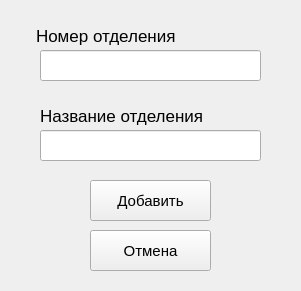
<?xml version="1.0" encoding="UTF-8"?>
<ui version="4.0">
 <class>MainWindow</class>
 <widget class="QMainWindow" name="MainWindow">
  <property name="geometry">
   <rect>
    <x>0</x>
    <y>0</y>
    <width>301</width>
    <height>291</height>
   </rect>
  </property>
  <property name="windowTitle">
   <string>MainWindow</string>
  </property>
  <widget class="QWidget" name="centralwidget">
   <widget class="QLabel" name="label">
    <property name="geometry">
     <rect>
      <x>36</x>
      <y>20</y>
      <width>191</width>
      <height>31</height>
     </rect>
    </property>
    <property name="font">
     <font>
      <pointsize>13</pointsize>
     </font>
    </property>
    <property name="text">
     <string>Номер отделения</string>
    </property>
   </widget>
   <widget class="QLineEdit" name="lineEdit_add_Department">
    <property name="geometry">
     <rect>
      <x>40</x>
      <y>50</y>
      <width>221</width>
      <height>31</height>
     </rect>
    </property>
   </widget>
   <widget class="QLabel" name="label_2">
    <property name="geometry">
     <rect>
      <x>40</x>
      <y>100</y>
      <width>231</width>
      <height>31</height>
     </rect>
    </property>
    <property name="font">
     <font>
      <pointsize>13</pointsize>
     </font>
    </property>
    <property name="text">
     <string>Название отделения</string>
    </property>
   </widget>
   <widget class="QLineEdit" name="lineEdit_2_add_Department">
    <property name="geometry">
     <rect>
      <x>40</x>
      <y>130</y>
      <width>221</width>
      <height>31</height>
     </rect>
    </property>
   </widget>
   <widget class="QPushButton" name="pushButton_add_base_Department">
    <property name="geometry">
     <rect>
      <x>90</x>
      <y>180</y>
      <width>121</width>
      <height>41</height>
     </rect>
    </property>
    <property name="font">
     <font>
      <pointsize>11</pointsize>
     </font>
    </property>
    <property name="text">
     <string>Добавить</string>
    </property>
   </widget>
   <widget class="QPushButton" name="pushButton_exit_Department">
    <property name="geometry">
     <rect>
      <x>90</x>
      <y>230</y>
      <width>121</width>
      <height>41</height>
     </rect>
    </property>
    <property name="font">
     <font>
      <pointsize>11</pointsize>
     </font>
    </property>
    <property name="text">
     <string>Отмена</string>
    </property>
   </widget>
  </widget>
 </widget>
 <resources/>
 <connections/>
</ui>
